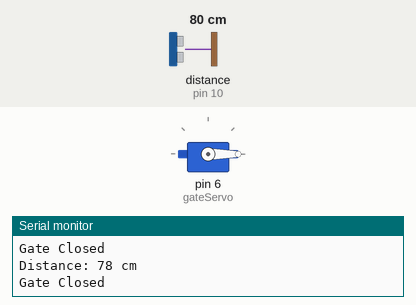
Simulated run of this sketch. Board: Arduino Uno, built with avr-gcc and run on an emulated ATmega328P. Parts: servo, the last lines printed to the serial monitor. Wiring (inferred from the names in the program): ultrasonic range finder: trigger pin 9; echo pin 10. Inputs (shaded band) come from the test bench; at power-on: distance to the obstacle (sensor on pin 10) 80 cm. The echo pulse lasts 58.3 µs per cm.

Above: at 1.8 s.
1.9 s: distance to the obstacle (sensor on pin 10) set to 19 cm
3.4 s: distance to the obstacle (sensor on pin 10) set to 14 cm
At 4.6 s:
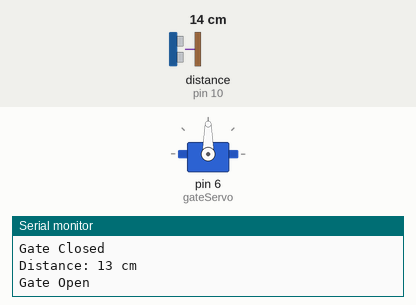
5.5 s: distance to the obstacle (sensor on pin 10) set to 18 cm
At 7.2 s:
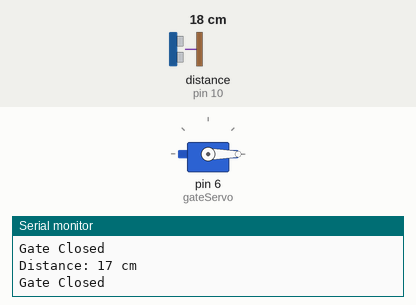
7.5 s: distance to the obstacle (sensor on pin 10) set to 2 cm
At 9.1 s:
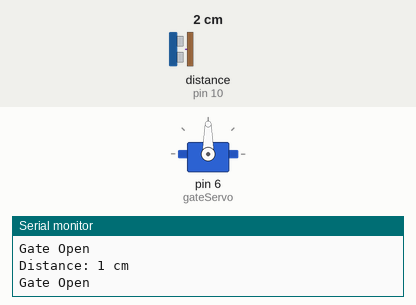
Timing chart, 0 to 10.5 s (numbered marks = the images above; inputs shaded):
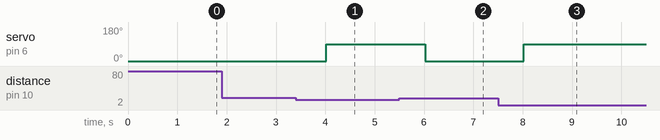

The sketch:

sensor.ino
```cpp
#include <Servo.h>

Servo gateServo;

// Ultrasonic pins
const int trigPin = 9;
const int echoPin = 10;

// Variables
long duration;
int distance;

void setup() {
  pinMode(trigPin, OUTPUT);
  pinMode(echoPin, INPUT);

  gateServo.attach(6);
  gateServo.write(0);   // Gate closed

  Serial.begin(9600);
}

void loop() {

  // Send ultrasonic pulse
  digitalWrite(trigPin, LOW);
  delayMicroseconds(2);

  digitalWrite(trigPin, HIGH);
  delayMicroseconds(10);

  digitalWrite(trigPin, LOW);

  // Read echo
  duration = pulseIn(echoPin, HIGH);

  // Calculate distance
  distance = duration * 0.034 / 2;

  Serial.print("Distance: ");
  Serial.print(distance);
  Serial.println(" cm");

  // Open gate if car is near
  if (distance > 0 && distance <= 15) {
    gateServo.write(90);   // Open gate
    Serial.println("Gate Open");
  }
  else {
    gateServo.write(0);    // Close gate
    Serial.println("Gate Closed");
  }

  delay(1000);
}
```

Measured:
- the behaviour switches between 17 and 16 cm on distance to the obstacle (sensor on pin 10) (found by bisection; images 0 and 1)
- after the input at 3.4 s, servo on pin 6 (gateServo): 0° → 90° after 0.62 s
- after the input at 5.5 s, servo on pin 6 (gateServo): 90° → 0° after 0.52 s
- after the input at 7.5 s, servo on pin 6 (gateServo): 0° → 90° after 0.52 s
